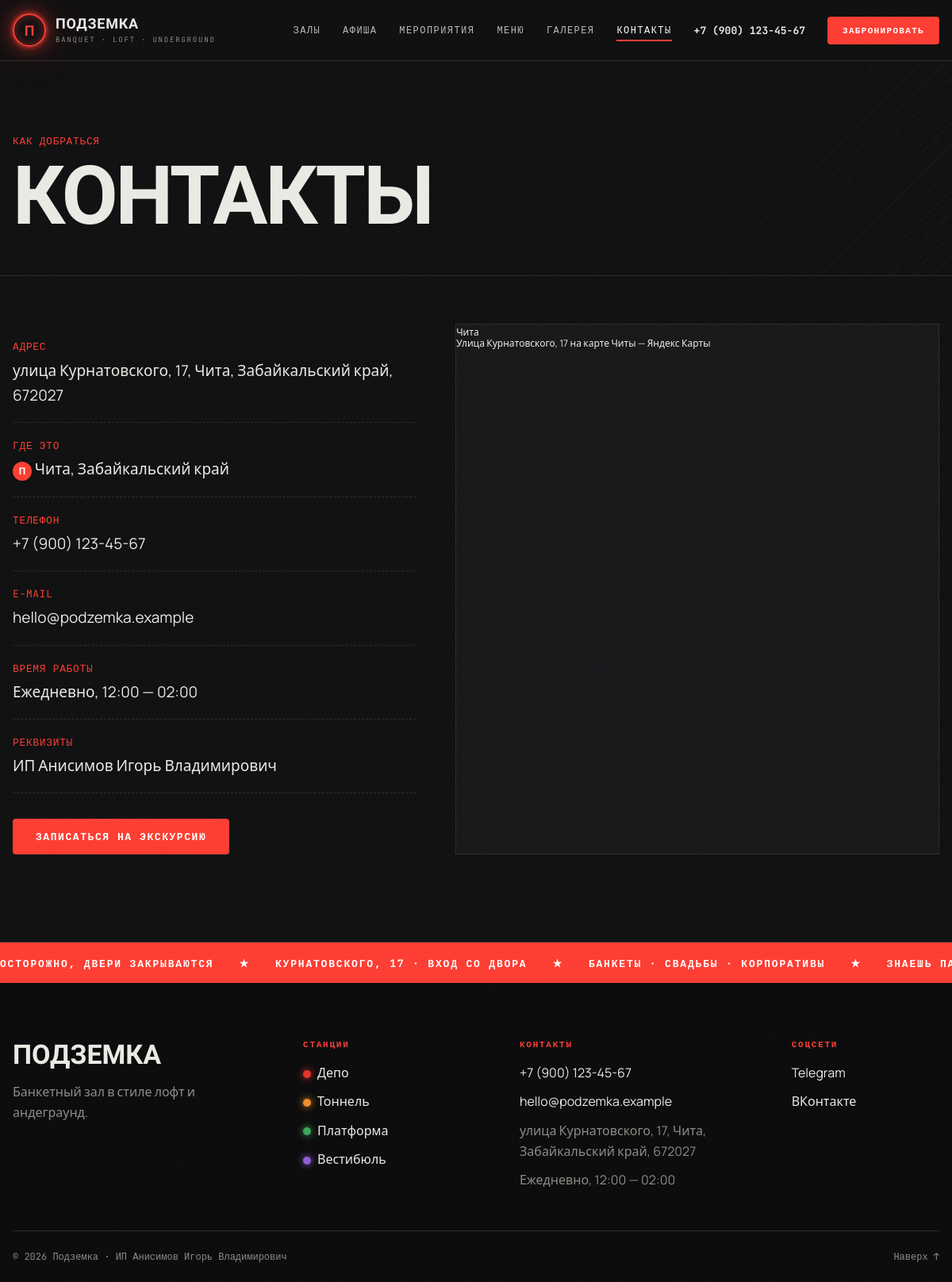
/contacts/, run on the app's committed database.
### venue/models.py (models this page shows, shortened)
class Hall(models.Model):
    name = models.CharField("Название", max_length=100)
    line_color = models.CharField(
        "Цвет линии (HEX)", max_length=7, default="#e4312b",
        help_text="Цвет «ветки метро» для зала, например #e4312b",
    )
    line_number = models.PositiveSmallIntegerField("Номер линии", default=1)
    short_description = models.CharField("Короткое описание", max_length=255)
    description = models.TextField("Полное описание")
    capacity_banquet = models.PositiveIntegerField("Вместимость (банкет)")
    capacity_buffet = models.PositiveIntegerField("Вместимость (фуршет)")
    area = models.PositiveIntegerField("Площадь, м²")
    price_from = models.PositiveIntegerField("Цена от, ₽/гость")
    features = models.TextField(
        "Особенности", blank=True,
        help_text="Каждая особенность — с новой строки",
    )
    image = models.CharField(
        "Картинка (путь в static)", max_length=200, default="img/hall-depo.jpg",
    )
    order = models.PositiveSmallIntegerField("Порядок", default=0)
    is_active = models.BooleanField("Показывать на сайте", default=True)
    class Meta:
        verbose_name = "Зал"
        verbose_name_plural = "Залы"
        ordering = ["order", "id"]
    def get_absolute_url(self):
        return reverse("venue:hall_detail", kwargs={"pk": self.pk})

### venue/views.py (the view)
# urls.py: path("contacts/", views.contacts, name="contacts"),
def contacts(request):
    return render(request, "venue/contacts.html")

### venue/context_processors.py (called while the page is built)
def site_info(request):
    promo = settings.PROMO
    promo_active = datetime.date.today() <= datetime.date.fromisoformat(promo["until"])
    return {
        "site": settings.SITE_INFO,
        "nav_halls": Hall.objects.filter(is_active=True),
        "promo": promo if promo_active else None,
    }

### templates/venue/contacts.html
{% extends "base.html" %}
{% block content %}
<section class="page-head">
  <div class="container">
    <p class="mono muted">Как добраться</p>
    <h1 class="page-head__title">Контакты</h1>
  </div>
</section>
<section class="section section--tight">
  <div class="container contacts">
    <div class="contacts__info">
      <dl class="contacts__list">
        <div><dt class="mono">Адрес</dt><dd>{{ site.address }}</dd></div>
        <div><dt class="mono">Где это</dt><dd><span class="metro-badge">П</span> {{ site.city }}, {{ site.region }}</dd></div>
        <div><dt class="mono">Телефон</dt><dd><a href="tel:{{ site.phone_raw }}">{{ site.phone }}</a></dd></div>
        <div><dt class="mono">E-mail</dt><dd><a href="mailto:{{ site.email }}">{{ site.email }}</a></dd></div>
        <div><dt class="mono">Время работы</dt><dd>{{ site.hours }}</dd></div>
        <div><dt class="mono">Реквизиты</dt><dd>{{ site.legal_name }}</dd></div>
      </dl>
      <a href="{% url 'venue:booking' %}" class="btn btn--neon">Записаться на экскурсию</a>
    </div>
    <div class="contacts__map">
      <div class="map-embed">
        <a href="https://yandex.ru/maps/68/chita/?utm_medium=mapframe&utm_source=maps" class="map-embed__credit">Чита</a>
        <a href="https://yandex.ru/maps/68/chita/house/ulitsa_kurnatovskogo_17/ZUgFaANpSkUCWEJvYWJxcnlmZwg=/?ll=113.493054%2C52.035530&utm_medium=mapframe&utm_source=maps&z=16" class="map-embed__credit map-embed__credit--2">Улица Курнатовского, 17 на карте Читы — Яндекс Карты</a>
        <iframe src="https://yandex.ru/map-widget/v1/?ll=113.493054%2C52.035530&mode=whatshere&whatshere%5Bpoint%5D=113.493054%2C52.035530&whatshere%5Bzoom%5D=17&z=16" allowfullscreen="true"></iframe>
      </div>
    </div>
  </div>
</section>
{% endblock %}

### templates/includes/footer.html (shortened to what this page needs)
<footer class="footer">
  <div class="ticker" aria-hidden="true">
    <div class="ticker__track">
      {% for i in "1234" %}
        <span>Осторожно, двери закрываются</span><span>★</span>
        <span>Курнатовского, 17 · вход со двора</span><span>★</span>
        <span>Банкеты · свадьбы · корпоративы</span><span>★</span>
        <span>Знаешь пароль? −{{ site.bar_discount }}% в баре</span><span>★</span>
      {% endfor %}
    </div>
  </div>
  <div class="container footer__grid">
    <div>
      <div class="footer__logo">Подземка</div>
      <p class="muted">{{ site.tagline }}.</p>
    </div>
    <div>
      <div class="footer__title">Станции</div>
      <ul class="footer__list">
        {% for hall in nav_halls %}
          <li><a href="{{ hall.get_absolute_url }}"><i class="dot" style="--c: {{ hall.line_color }}"></i>{{ hall.name }}</a></li>
        {% endfor %}
      </ul>
    </div>
    <div>
      <div class="footer__title">Контакты</div>
      <ul class="footer__list">
        <li><a href="tel:{{ site.phone_raw }}">{{ site.phone }}</a></li>
        <li><a href="mailto:{{ site.email }}">{{ site.email }}</a></li>
        <li class="muted">{{ site.address }}</li>
        <li class="muted">{{ site.hours }}</li>
      </ul>
    </div>
    <div>
      <div class="footer__title">Соцсети</div>
      <ul class="footer__list">
        <li><a href="{{ site.telegram }}" target="_blank">Telegram</a></li>
        <li><a href="{{ site.vk }}" target="_blank">ВКонтакте</a></li>
      </ul>
    </div>
  </div>
  <div class="container footer__bottom">
    <span>© {% now "Y" %} {{ site.name }} · {{ site.legal_name }}</span>
    <a href="#main" class="muted">Наверх ↑</a>
  </div>
</footer>

### static/css/style.css (style rules this page uses)
:root { --bg: #0d0d0e; --bg-2: #151517; --concrete: #1c1c1f; --line: #2a2a2e; --text: #ecebe6; --muted: #8d8b85; --neon: #ff3b30; --neon-2: #ff7a1a; --neon-glow: 0 0 6px rgba(255, 59, 48, .9), 0 0 22px rgba(255, 59, 48, .55), 0 0 60px rgba(255, 59, 48, .25); --brick: #5a2a1e; --radius: 4px; --container: 1200px; --f-display: "Unbounded", system-ui, sans-serif; --f-body: "Manrope", system-ui, sans-serif; --f-mono: "JetBrains Mono", ui-monospace, monospace; }
*, *::before, *::after { box-sizing: border-box; }
html { scroll-behavior: smooth; }
body { margin: 0; background: var(--bg); color: var(--text); font: 16px/1.65 var(--f-body); -webkit-font-smoothing: antialiased; overflow-x: hidden; }
a { color: inherit; text-decoration: none; }
h1, h2, h3, h4 { font-family: var(--f-display); line-height: 1.1; margin: 0 0 .6em; letter-spacing: -.01em; }
p { margin: 0 0 1em; }
.container { width: min(100% - 32px, var(--container)); margin-inline: auto; }
.mono { font-family: var(--f-mono); font-size: .8em; letter-spacing: .06em; text-transform: uppercase; }
.muted { color: var(--muted); }
.btn { display: inline-flex; align-items: center; justify-content: center; gap: .5em; padding: 15px 28px; border-radius: var(--radius); font: 700 13px/1 var(--f-mono); letter-spacing: .12em; text-transform: uppercase; border: 1px solid transparent; cursor: pointer; transition: .25s; }
.btn--neon { background: var(--neon); color: #fff; }
.section { padding: 110px 0; position: relative; }
.section--tight { padding: 60px 0 110px; }
.page-head { padding: 90px 0 30px; border-bottom: 1px solid var(--line); position: relative; overflow: hidden; }
.page-head::after { content: ""; position: absolute; right: -5%; top: 0; bottom: 0; width: 50%; background: repeating-linear-gradient(-45deg, transparent 0 18px, rgba(255, 59, 48, .06) 18px 20px); mask-image: linear-gradient(90deg, transparent, #000); }
.page-head .mono { color: var(--neon); }
.page-head .container { container-type: inline-size; }
.page-head__title { font: 900 clamp(26px, 8.8cqi, 110px)/.9 var(--f-display); text-transform: uppercase; letter-spacing: -.03em; margin: 12px 0 24px; }
.dot { display: inline-block; width: 10px; height: 10px; border-radius: 50%; background: var(--c); box-shadow: 0 0 10px var(--c); margin-right: 8px; vertical-align: middle; }
.contacts { display: grid; grid-template-columns: 1fr 1.2fr; gap: 50px; }
.contacts__list { margin: 0 0 32px; }
.contacts__list > div { padding: 18px 0; border-bottom: 1px dashed var(--line); }
.contacts__list dt { color: var(--neon); margin-bottom: 4px; }
.contacts__list dd { margin: 0; font-size: 19px; }
.metro-badge { display: inline-grid; place-items: center; width: 24px; height: 24px; border-radius: 50%; background: var(--neon); color: #fff; font: 900 12px var(--f-display); }
.map-embed { position: relative; overflow: hidden; height: 100%; min-height: 420px; border: 1px solid var(--line); background: var(--bg-2); }
.map-embed iframe { position: absolute; inset: 0; width: 100%; height: 100%; border: 0; }
.map-embed__credit { position: absolute; top: 0; left: 0; z-index: 1; color: #eee; font-size: 12px; }
.map-embed__credit--2 { top: 14px; }
.footer { border-top: 1px solid var(--line); background: #080809; }
.ticker { overflow: hidden; background: var(--neon); color: #fff; padding: 12px 0; white-space: nowrap; }
.ticker__track { display: inline-flex; gap: 32px; animation: ticker 40s linear infinite; font: 700 13px var(--f-mono); letter-spacing: .14em; text-transform: uppercase; }
.footer__grid { display: grid; grid-template-columns: 1.4fr 1fr 1.3fr .8fr; gap: 40px; padding: 70px 0 50px; }
.footer__logo { font: 900 34px var(--f-display); text-transform: uppercase; margin-bottom: 14px; }
.footer__title { font: 700 11px var(--f-mono); letter-spacing: .16em; text-transform: uppercase; color: var(--neon); margin-bottom: 16px; }
.footer__list { list-style: none; padding: 0; margin: 0; display: grid; gap: 10px; }
.footer__bottom { display: flex; justify-content: space-between; gap: 20px; padding: 24px 0; border-top: 1px solid var(--line); font: 12px var(--f-mono); color: var(--muted); flex-wrap: wrap; }

### data on the page
Hall: name "Депо"
Hall: name "Тоннель"
Hall: name "Платформа"
Hall: name "Вестибюль"

### other printed values
{{ site.phone }} "+7 (900) 123-45-67"
{{ site.address }} "улица Курнатовского, 17, Чита, Забайкальский край, 672027"
{{ site.city }} "Чита"
{{ site.region }} "Забайкальский край"
{{ site.email }} "hello@podzemka.example"
{{ site.hours }} "Ежедневно, 12:00 — 02:00"
{{ site.legal_name }} "ИП Анисимов Игорь Владимирович"
{{ site.tagline }} "Банкетный зал в стиле лофт и андеграунд"
{{ site.name }} "Подземка"
